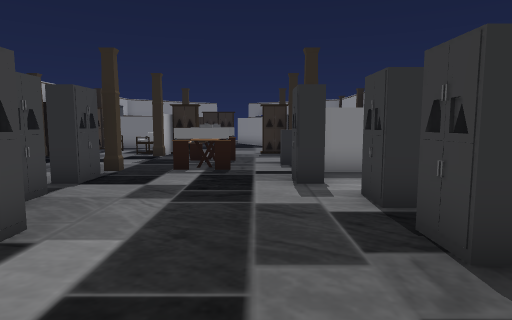
view 1 (above)

17 first-person views from a walk through a 3-D level made in the Unity game engine. The camera is 1.2 m above the floor, tilts 6° down and sees 75° across. The floor is counted in squares, 1 m on a side. Each view is taken from the middle of a square. On the plan, view 1 faces up. The plan holds only what a view shows up to about 14 squares ahead; the rest is blank.

view 2
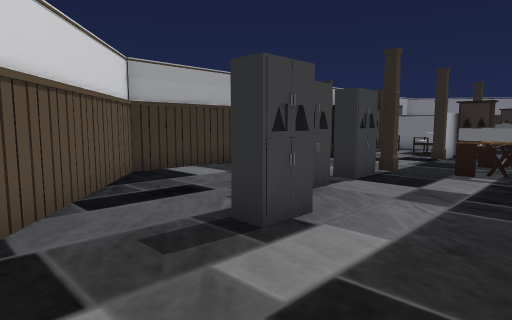

view 3
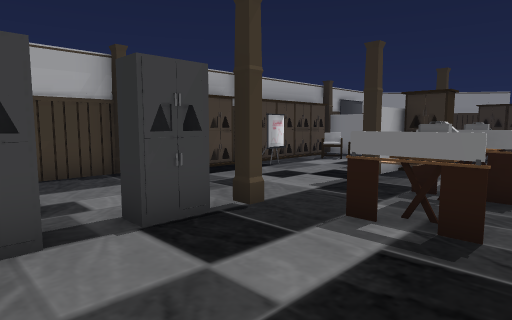

view 4
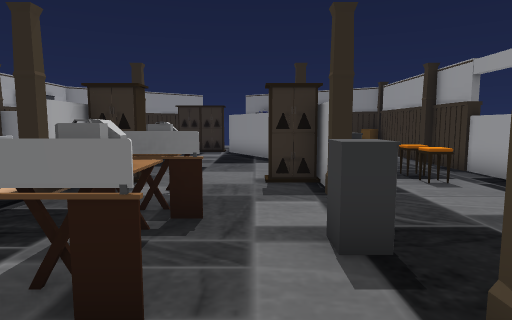

view 5
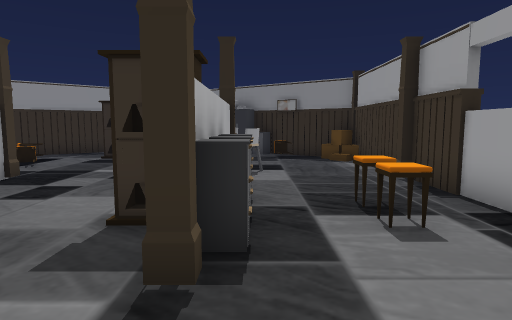

view 6
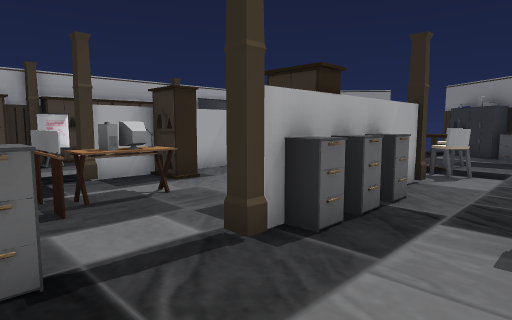

view 7
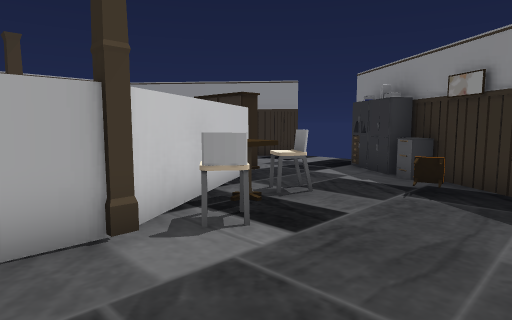

view 8
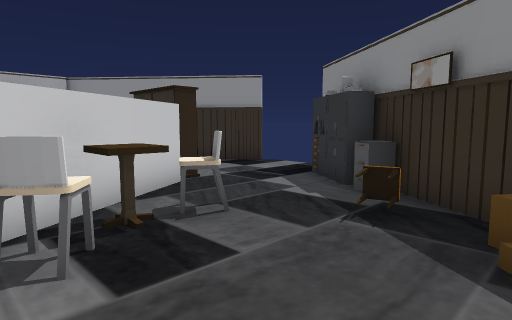

view 9
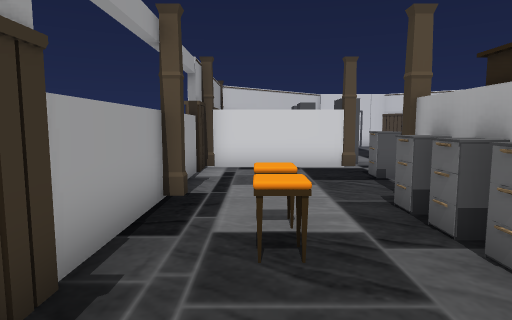

view 10
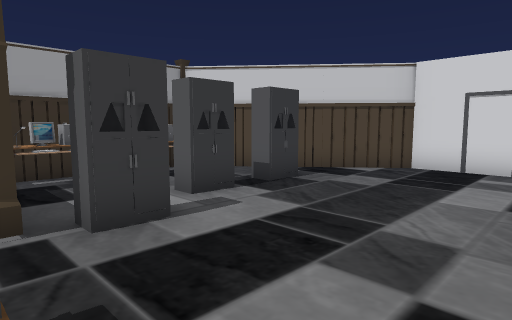

view 11
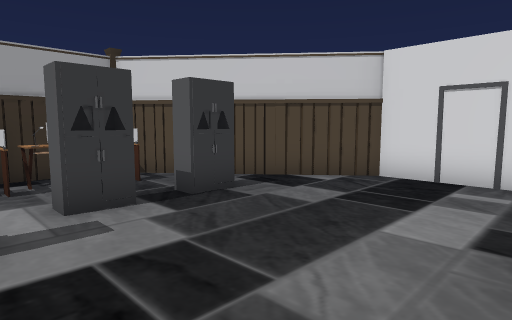

view 12
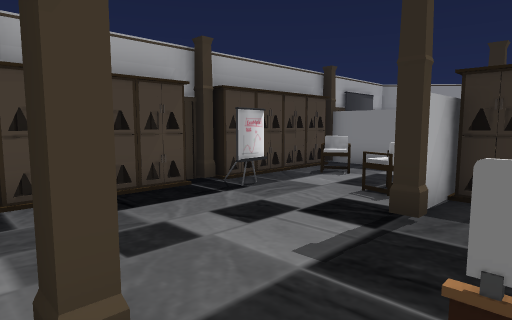

view 13
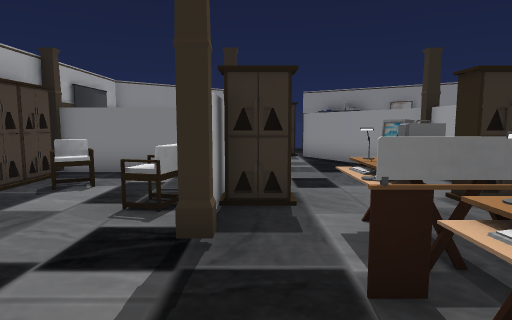

view 14
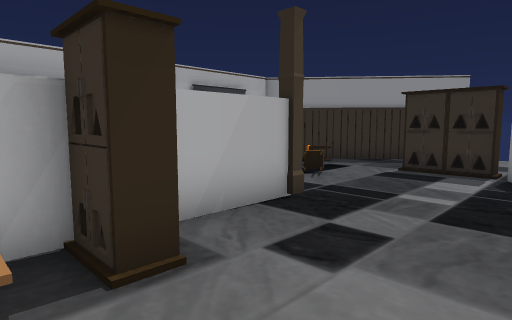

view 15
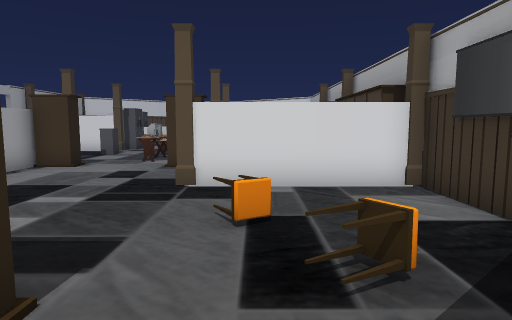

view 16
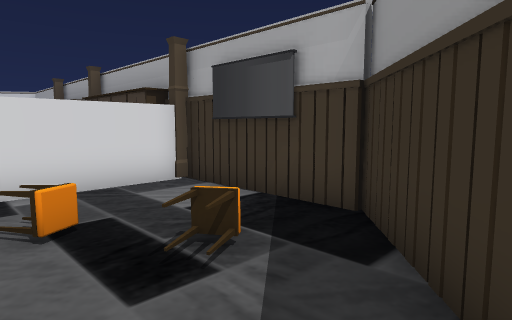

view 17
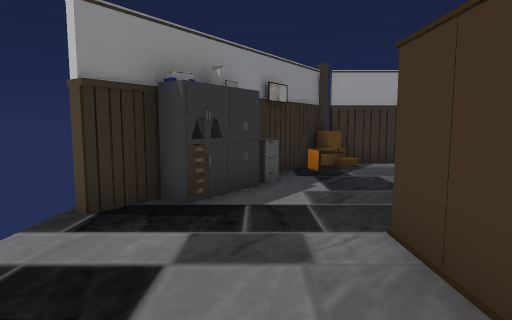

### Floor plan
Points are (right, up) in squares from view 1. A wall is a line through its corners. A room is listed if a view was taken in it or the views show most of it. See-through windows are left out.
Room 1 (views 1, 2, 3, 4, 5, 6, 7, 8, 9, 10, 11, 12, 13, 14, 15, 16, 17)
walls: (1.1, 12.6) (1.6, 12.6); (1.5, 8.6) (3.6, 8.6); (-3.4, 17.5) (-8.1, 17.5); (1.4, 17.6) (1.4, 12.3) (1.3, 12.3) (1.3, 17.4) (-1.2, 21.9) (1.3, 17.7); (1.6, 17.5) (1.3, 17.5); (2.8, 8.5) (1.8, 8.5); (5.1, 12.6) (5.5, 12.6) (5.5, 17.4); (-8.2, 12.4) (-8.2, 11.4); (5.5, 8.7) (5.5, 11); (5.5, 18) (5.5, 21.8); (-8.2, 8.4) (-8.2, 3.8) (-4.3, 0.5); (5.5, 6.5) (5.5, 7.7); (5.5, 5) (5.5, 6); (5.5, 21.9) (1.8, 24.6); (0.5, 25.5) (-0.7, 26.3); (-2.9, 26.3) (-8.2, 21.9) (-8.2, 17.6) (-3.6, 17.6) (-3.6, 12.3) (-3.9, 12.3); (-2.1, -0.6) (0.5, -0.6) (5.1, 3.3)
objects: other object (-8, 9); other object (-8, 10); other object (-8, 11); other object (-8, 13); other object (-8, 14); other object (-8, 15); other object (-8, 16); other object (-7, 12) to (-7, 13); other object (-7, 15) to (-6, 16); other object (-6, 21) to (-6, 22); other object (-5, 14) to (-4, 14); other object (-5, 20); other object (-4, 5) to (-4, 6); other object (-4, 7) to (-4, 8); other object (-3, 3) to (-3, 4); other object (-3, 14); other object (-3, 22); other object (-2, 9) to (-1, 9); other object (-2, 10) to (-1, 10); other object (-2, 11) to (-1, 11); other object (-2, 12) to (-1, 13); other object (-2, 22); other object (0, 14) to (1, 14); other object (0, 25) to (1, 25); other object (1, 7) to (1, 8); other object (1, 10); other object (1, 19) to (1, 20); other object (1, 21); other object (1, 24); other object (2, 3) to (2, 4); other object (2, 5) to (2, 6); other object (2, 13); other object (2, 14); other object (2, 15); other object (2, 19); other object (2, 24); other object (3, 22) to (3, 23); other object (4, 4) to (5, 4); other object (4, 5) to (5, 5); other object (4, 6) to (5, 6); other object (4, 7) to (5, 8); other object (4, 14); other object (4, 15); other object (5, 22)

Positions as (right, up) in squares from view 1, and headings:
1: (0, 0), facing up
2: (0, 0), facing up-left
3: (0, 5), facing up-left
4: (0, 7), facing up
5: (2, 10), facing up
6: (4, 10), facing up-left
7: (5, 16), facing up-left
8: (5, 18), facing up-left
9: (4, 18), facing down
10: (-3, 9), facing down-right
11: (-3, 7), facing down-right
12: (-2, 8), facing up-left
13: (-3, 9), facing up
14: (0, 13), facing up-left
15: (-5, 24), facing down
16: (-4, 24), facing down-left
17: (-5, 24), facing right
